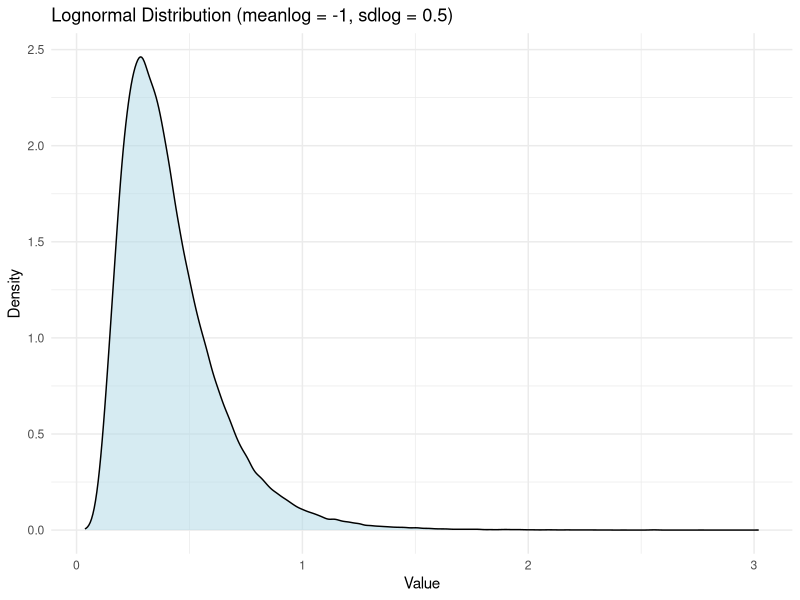
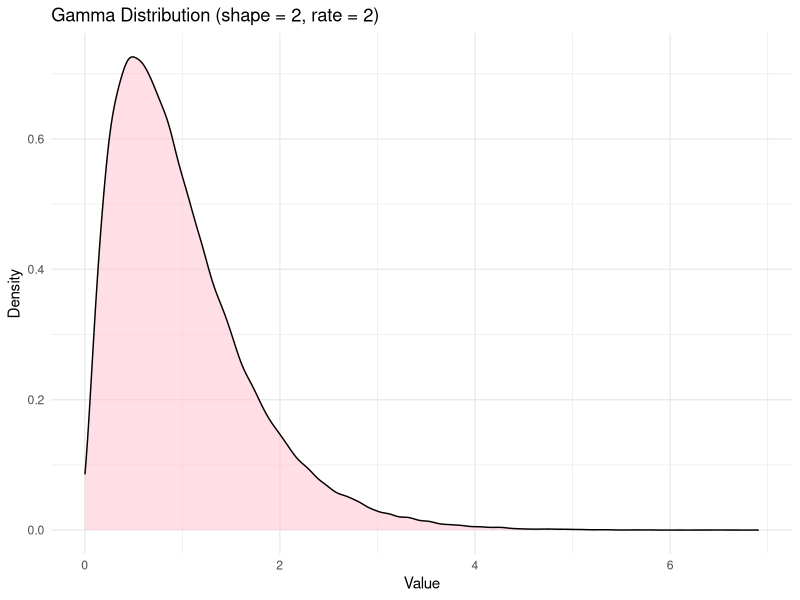
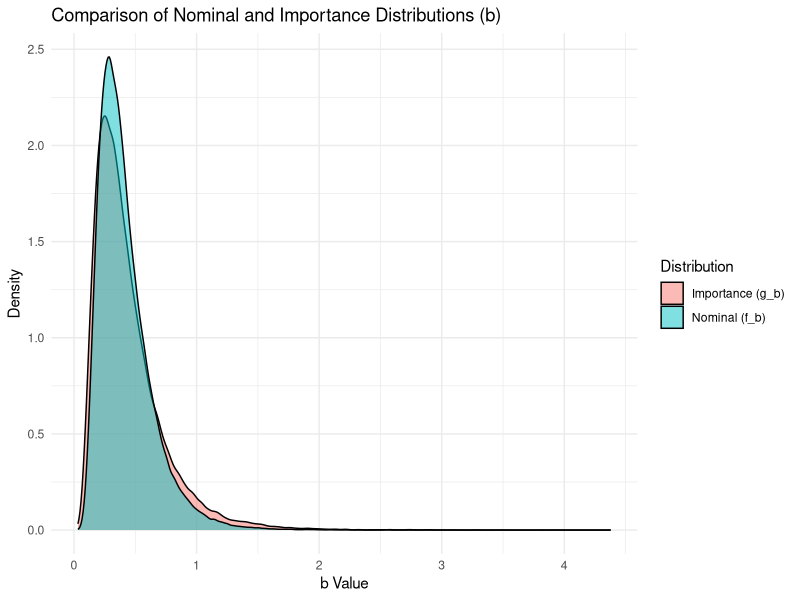
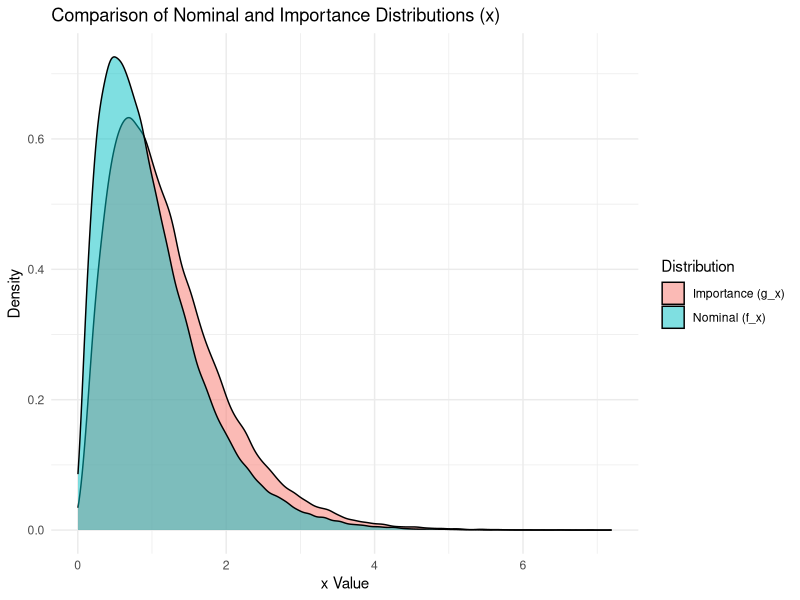
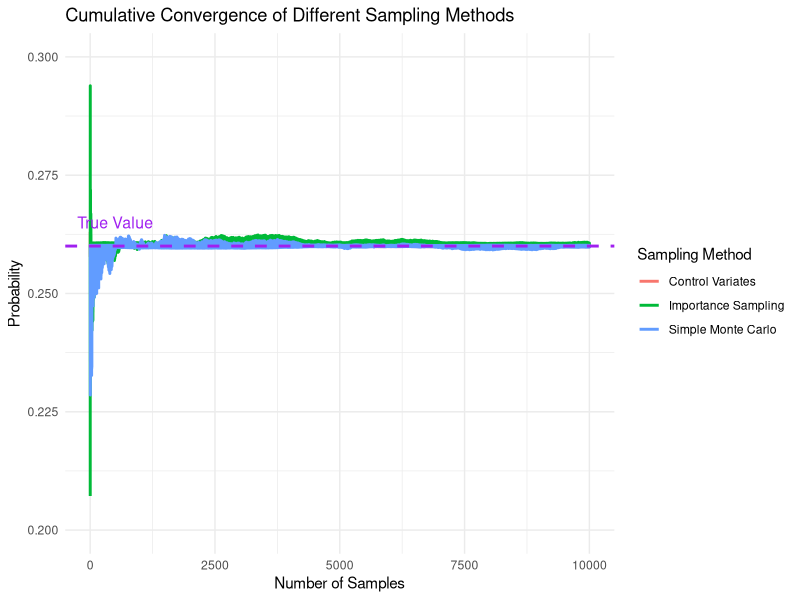

Reproduce these figures in R, in order.
## ---- chunk 1
library(tidyverse)
library(ggplot2)
## ---- chunk 2
set.seed(8160)
n <- 100000 

## Pre-calculating b samples and x samples for use in simple MC and CV
b_samples <- rlnorm(n, meanlog = -1, sdlog = 0.5)
x_samples <- rgamma(n, shape = 2, rate = 2)

lognormal_df <- data.frame(values = b_samples, 
                           distribution = "Lognormal(-1, 0.5)")
gamma_df <- data.frame(values = x_samples, 
                       distribution = "Gamma(2, 2)")

ggplot(lognormal_df, aes(x = values)) +
  geom_density(fill = "lightblue", alpha = 0.5) +
  labs(title = "Lognormal Distribution (meanlog = -1, sdlog = 0.5)",
       x = "Value", y = "Density") +
  theme_minimal()

ggplot(gamma_df, aes(x = values)) +
  geom_density(fill = "pink", alpha = 0.5) +
  labs(title = "Gamma Distribution (shape = 2, rate = 2)",
       x = "Value", y = "Density") +
  theme_minimal()
## ---- chunk 3
alpha <- -2
beta <- 0.5

p_baseline_adverse_event <- exp(alpha) / (1 + exp(alpha))

knitr::kable(p_baseline_adverse_event, digits = 6, 
             col.names = "Probability of the Baseline Adverse Event")
## ---- chunk 4
start_time_smc <- Sys.time()

alpha <- -2
beta <- 0.5

logit_inverse_function <- function(x) {
  return(exp(x) / (1 + exp(x)))
}

## Calculating the probability of an adverse event based on pre-sampled b and x 
p_ij <- logit_inverse_function(alpha + b_samples + beta * x_samples)

p_adverse_event_smc <- mean(p_ij) 
var_smc <- var(p_ij)

cpu_time_smc <- Sys.time() - start_time_smc

## knitr::kable(p_adverse_event_smc, digits = 6, 
##             col.names = "Probability of the Adverse Event of Simple MC Sampling")
## ---- chunk 5
start_time_cv <- Sys.time()

Y <- logit_inverse_function(alpha + b_samples + beta * x_samples)
E_Y <- mean(Y)
var_Y <- var(Y)

## U is on-logit transformed Y
U <- alpha + b_samples + beta * x_samples
E_U <- mean(U)
var_U <- var(U)

cov_Y_U <- cov(Y, U)
c_star <- -cov_Y_U / var_U 

## Applying covariate correction
Y_cv <- Y + c_star * (U - E_U)
E_Y_cv <- mean(Y_cv)
var_Y_cv <- var_Y - (cov_Y_U ^ 2) / var_U

cpu_time_cv <- Sys.time() - start_time_cv

control_variate_df <- data.frame(
  Estimates = c("Mean", "Variance"),
  Without_Control_Variate = c(E_Y, var_Y),
  With_Control_Variate = c(E_Y_cv, var_Y_cv)
)

## knitr::kable(control_variate_df, digits = 10, 
##             caption = "Comparison of Estimates With and Without Control Variate")
## ---- chunk 6
set.seed(8160)

b_samples_nominal <- rlnorm(n, meanlog = -1, sdlog = 0.5)
x_samples_nominal <- rgamma(n, shape = 2, rate = 2)
b_samples_importance <- rlnorm(n, meanlog = -1, sdlog = 0.6)
x_samples_importance <- rgamma(n, shape = 2.4, rate = 2)

b_df <- data.frame(Value = c(b_samples_nominal, b_samples_importance),
                   Distribution = rep(c("Nominal (f_b)", "Importance (g_b)"), each = n))

x_df <- data.frame(Value = c(x_samples_nominal, x_samples_importance ),
                   Distribution = rep(c("Nominal (f_x)", "Importance (g_x)"), each = n))

ggplot(b_df, aes(x = Value, fill = Distribution)) +
  geom_density(alpha = 0.5) +
  labs(title = "Comparison of Nominal and Importance Distributions (b)",
       x = "b Value", y = "Density") +
  theme_minimal()

ggplot(x_df, aes(x = Value, fill = Distribution)) +
  geom_density(alpha = 0.5) +
  labs(title = "Comparison of Nominal and Importance Distributions (x)",
       x = "x Value", y = "Density") +
  theme_minimal()
## ---- chunk 7
set.seed(8160)

start_time_is <- Sys.time()

# Nominal Distribution
f_b <- function(b) {
  return(dlnorm(b, meanlog = -1, sdlog = 0.5))
  }
f_x <- function(x) { 
  return(dgamma(x, shape = 2, rate = 2))
  }

# Importance Distribution
g_b <- function(b) {
  return(dlnorm(b, meanlog = -1, sdlog = 0.6))
}
g_x <- function(x) {
  return(dgamma(x, shape = 2.4, rate = 2))
}

weights <- function(b, x) {
  return((f_b(b) * f_x(x)) / (g_b(b) * g_x(x)))
}

b_samples_importance <- rlnorm(n, meanlog = -1, sdlog = 0.6)
x_samples_importance <- rgamma(n, shape = 2.4, rate = 2)

p_ij_is <- logit_inverse_function(alpha + b_samples_importance + beta * x_samples_importance) 
w <- weights(b_samples_importance, x_samples_importance)

E_is <- sum(w * p_ij_is) / sum(w)
var_is <- sum(w ^ 2 * (p_ij_is - E_is) ^ 2) / (sum(w) ^ 2)

cpu_time_is <- Sys.time() - start_time_is

importance_sampling_results <- data.frame(
  Estimates = c("Mean", "Variance"),
  Value = c(E_is, var_is)
)

## knitr::kable(importance_sampling_results, digits = 6,  
##             caption = "Importance Sampling Estimates for Adverse Event Probability")
## ---- chunk 8
set.seed(8160)

N_true <- 1000000

b_samples_N <- rlnorm(N_true, meanlog = -1, sdlog = 0.5)  
x_samples_N <- rgamma(N_true, shape = 2, rate = 2)

p_adverse_event_true <- mean(logit_inverse_function(alpha + b_samples_N + beta * x_samples_N)) 

bias_smc <- p_adverse_event_smc - p_adverse_event_true
bias_cv <- E_Y_cv - p_adverse_event_true
bias_is <- E_is - p_adverse_event_true

comparison_df <- data.frame(
  Method = c("Simple Monte Carlo", "Control Variates", "Importance Sampling"),
  Estimated_Probability = c(p_adverse_event_smc, E_Y_cv, E_is),
  Bias = c(bias_smc, bias_cv, bias_is),
  Variance = c(var_smc, var_Y_cv, var_is),
  CPU_Time = c(cpu_time_smc, cpu_time_cv, cpu_time_is)
)

knitr::kable(comparison_df, digits = 10, 
      caption = "Comparison of Sampling Methods (Bias, Variance, and CPU Time)")
## ---- chunk 9
cumulative_mc <- cumsum(p_ij) / seq_along(p_ij)
cumulative_cv <- cumsum(Y_cv) / seq_along(Y_cv)
cumulative_is <- cumsum(w * p_ij_is) / cumsum(w) 

cumulative_convergence_df <- data.frame(
  Sample = rep(1 : 10000, 3),
  Value = c(cumulative_mc, cumulative_cv, cumulative_is),
  Method = rep(c("Simple Monte Carlo", "Control Variates", "Importance Sampling"), each = n)
)

ggplot(cumulative_convergence_df, aes(x = Sample, y = Value, color = Method)) +
  geom_line(size = 1) +
  geom_hline(yintercept = p_adverse_event_true, linetype = "dashed", color = "purple", size = 1) +  
  annotate("text", x = 500, y = p_adverse_event_true + 0.005, 
           label = "True Value", size = 4, color = "purple") + 
  labs(title = "Cumulative Convergence of Different Sampling Methods",
       x = "Number of Samples",
       y = "Probability",
       color = "Sampling Method") + 
  theme_minimal() + 
  ylim(c(0.20, 0.30))
